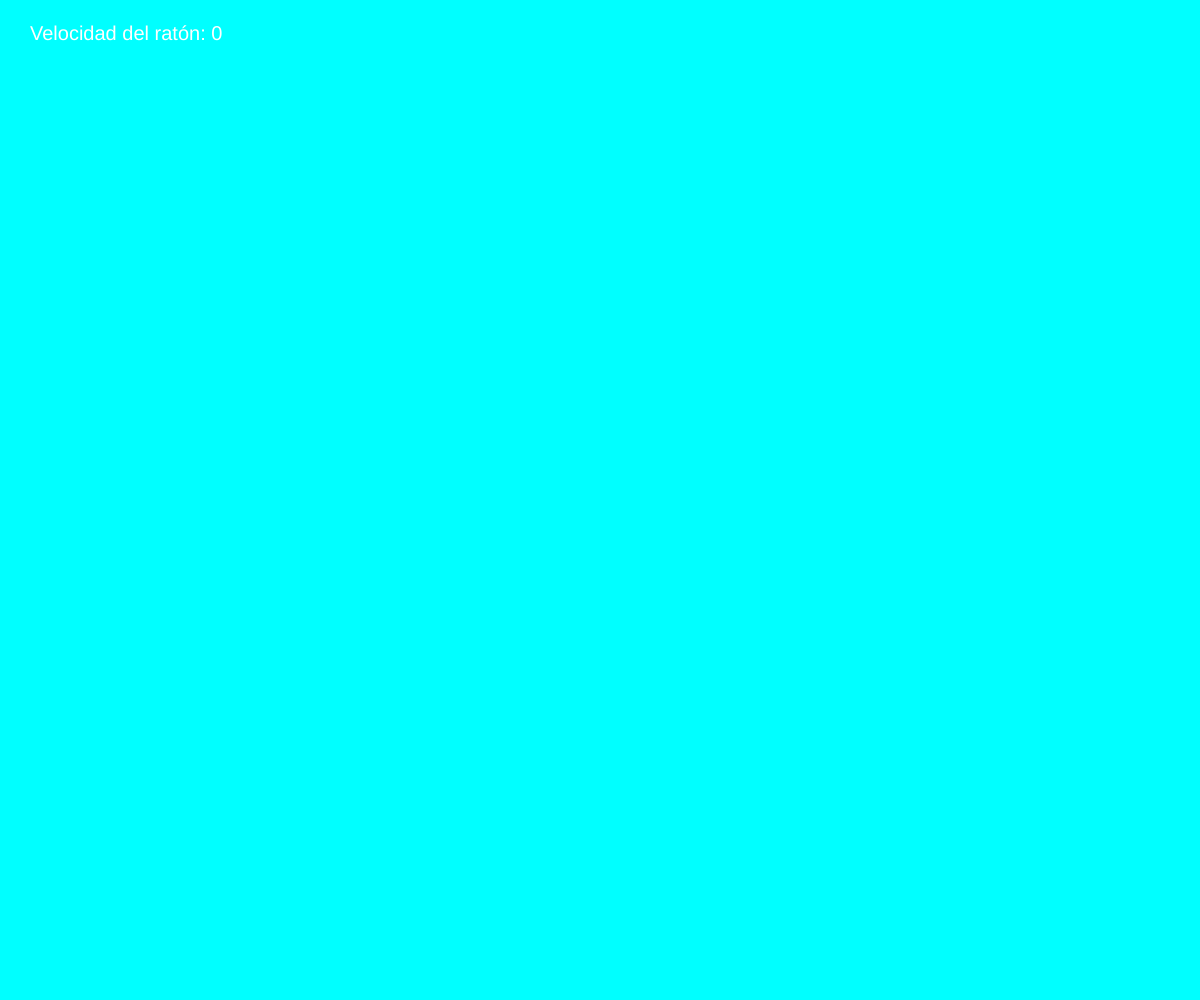
Frame 1 (no input)
Frame 60 (no input): identical to frame 1, image omitted
Frame 120 (the mouse pressed at the canvas centre since frame 60): identical to frame 1, image omitted

The p5.js sketch that drew this single still picture (run headless with seeded random() and noise() and a simulated clock; from frame 60 on, the mouse is pressed at the canvas centre):

// p5.js sketch
// ── sketch.js
var vel = 0; //variable para guardar la velocidad del mouse
var r, g; //variables para colores del fondo;

function setup() {
  
  createCanvas(windowWidth, windowHeight); //crea un canvas de pantalla completa
  fill(255);
  noStroke();
  textSize(20);

  r = 0; //cantidad de rojo del color de fondo inicia en 0
  g = 255; //cantidad de verde del color de fondo inicia en 255

}

function draw() {
  background(r, g, 255); //asigna las variables de color al fondo

  //difX es la resta de la posicion x del mouse actual con la posicion del mouse anterior
  var difX = abs(mouseX - pmouseX);

  //difY es la resta de la posicion y del mouse actual con la posicion del mouse anterior
  var difY = abs(mouseY - pmouseY);

  //con floor() se redondea la velocidad a un numero entero
  //para simplificar, se puede tomar la velocidad como la suma de las diferencias en posicion en x y en y
  var vel = floor(difX + difY);

  //texto que muestra la velocidad en la pantalla
  fill(255);

  text("Velocidad del ratón: " + vel, 30, 40);

  //revisa que la velocidad del mouse sea mayor a 80
  if (vel > 80) {

    r+= vel/80; //aumenta el valor del rojo
    g-= vel/80; //disminuye el valor del verde

  } else { //si la velocidad es menor a 80

    r--; //disminuye el valor del rojo
    g++; //aumenta el valor del verde

  }

  //constrain: evita que las variables se salgan de un rango entre 0 y 255
  r = constrain(r, 0, 255);
  g = constrain(g, 0, 255);

}
